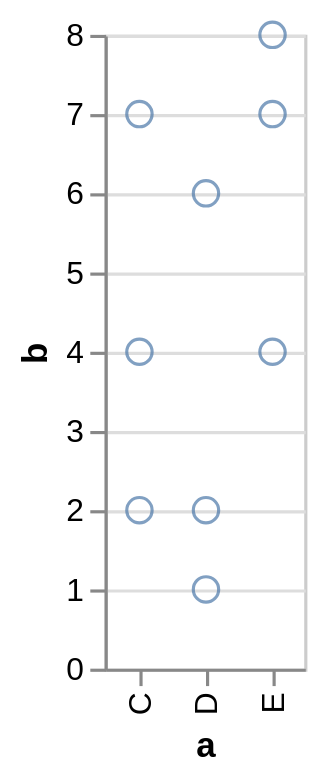

Source (Vega-Lite JSON):
### Vega specification from a JSON file in a GitHub repository (floating-point values rounded to 4 significant figures)
{"$schema": "https://vega.github.io/schema/vega/v3.0.json", "autosize": "pad", "padding": 5, "encode": {"update": {"stroke": {"value": "#ccc"}, "fill": {"value": "transparent"}}}, "data": [{"name": "source_0", "values": [{"a": "C", "b": 2}, {"a": "C", "b": 7}, {"a": "C", "b": 4}, {"a": "D", "b": 1}, {"a": "D", "b": 2}, {"a": "D", "b": 6}, {"a": "E", "b": 8}, {"a": "E", "b": 4}, {"a": "E", "b": 7}]}, {"name": "data_0", "source": "source_0", "transform": [{"type": "formula", "expr": "toNumber(datum[\"b\"])", "as": "b"}, {"type": "filter", "expr": "datum[\"b\"] !== null && !isNaN(datum[\"b\"])"}]}], "signals": [{"name": "width", "update": "bandspace(domain('x').length, 1, 0.5) * 21"}, {"name": "height", "update": "200"}], "marks": [{"name": "marks", "type": "symbol", "role": "point", "from": {"data": "data_0"}, "encode": {"update": {"x": {"scale": "x", "field": "a"}, "y": {"scale": "y", "field": "b"}, "stroke": {"value": "#4c78a8"}, "fill": {"value": "transparent"}, "opacity": {"value": 0.7}}}}], "scales": [{"name": "x", "type": "point", "domain": {"data": "data_0", "field": "a", "sort": true}, "range": {"step": 21}, "round": true, "padding": 0.5}, {"name": "y", "type": "linear", "domain": {"data": "data_0", "field": "b"}, "range": [200, 0], "round": true, "nice": true, "zero": true}], "axes": [{"scale": "x", "orient": "bottom", "tickCount": 5, "title": "a", "zindex": 1, "encode": {"labels": {"update": {"angle": {"value": 270}, "align": {"value": "right"}, "baseline": {"value": "middle"}}}}}, {"scale": "y", "orient": "left", "title": "b", "zindex": 1}, {"scale": "y", "domain": false, "grid": true, "labels": false, "orient": "left", "ticks": false, "zindex": 0, "gridScale": "x"}]}
